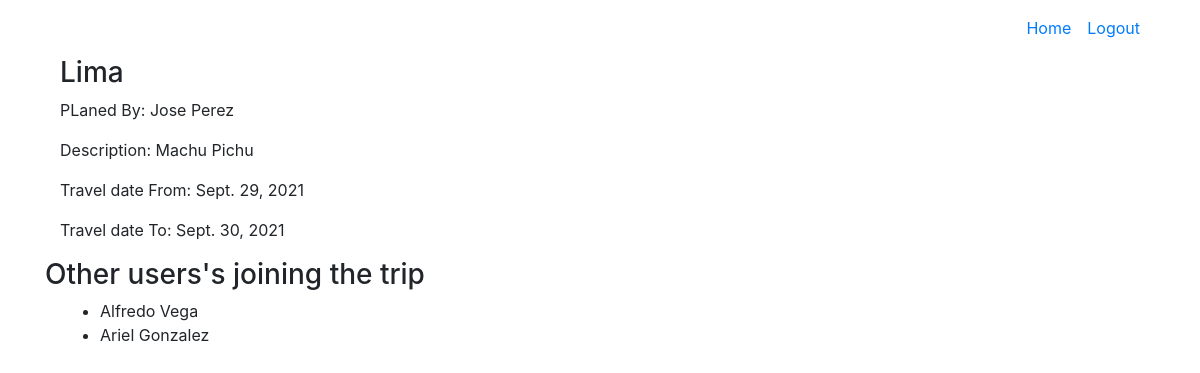
/travels/destination/1, run on an earlier commit of the app's database.
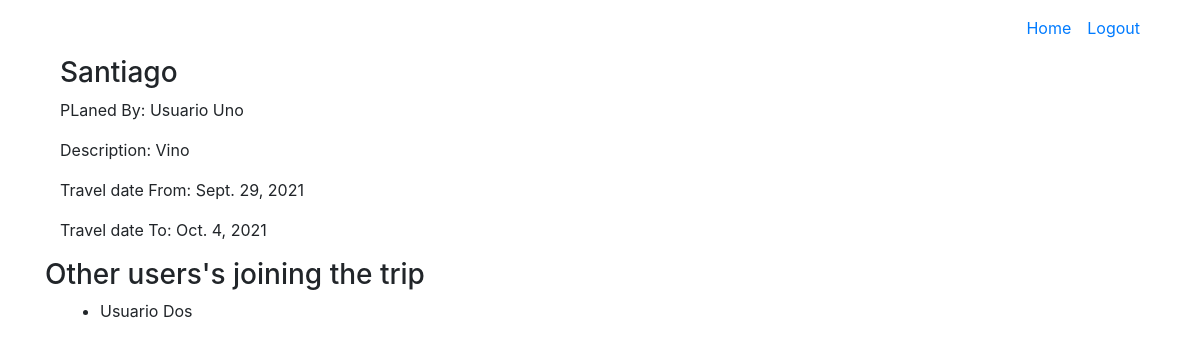
And on a later commit of the database.
### travels/models.py (models this page shows)
class Trip(models.Model):
    creator = models.ForeignKey(User, related_name="creator", on_delete=models.CASCADE)
    destination = models.CharField(max_length=40)
    description = models.CharField(max_length=200, default="")
    start_date = models.DateField()
    end_date = models.DateField()
    joined_user = models.ManyToManyField(User, related_name="join_users", blank=True, null=True)
    created_at = models.DateTimeField(auto_now_add=True)
    updated_at = models.DateTimeField(auto_now=True)
    objects = TripManager()

class User(models.Model):
    name = models.CharField(max_length=40)
    username = models.CharField(max_length=40)
    password = models.CharField(max_length=255)
    created_at = models.DateTimeField(auto_now_add=True)
    updated_at = models.DateTimeField(auto_now=True)
    objects = UserManager()

### travels/views.py (the view)
# urls.py: path('travels/destination/<int:id>',views.destination_id,name='destination_id'),
def destination_id(request,id):
    trip=Trip.objects.get(id=id)
    context={
        'trip':trip,
    }
    return render(request, 'destination.html',context)

### travels/templates/destination.html (shortened to what this page needs)
{% extends 'base.html' %}
{% block info %}
    <div class="container">
        <div class="my-3">
            <div class="text-right">
                <a class="mr-3" href="{% url 'home' %}">Home</a><a href="{% url 'logout' %}">Logout</a>
            </div>
        </div>
        <div>
            <div class="row">
                <div class="col-xl-7 col-lg-8 col-md-9 col-11">
                    <h3>{{trip.destination}}</h3>
                    <p>PLaned By: {{trip.creator.name}}</p>
                    <p>Description: {{trip.description}}</p>
                    <p>Travel date From: {{trip.start_date}}</p>
                    <p>Travel date To: {{trip.end_date}}</p>
                </div>
            </div>
            <div class="row">
                <h3>Other users's joining the trip</h3>
            </div>
            <div>
                <ul>
                {% for user in trip.joined_user.all %}
                    {% if user.name != trip.creator.name%}
                        <li>{{user.name}}</li>
                    {% endif %}
                {% endfor %}
                </ul>
            </div>
        </div>
    </div>
{% endblock %}

What changed in the data, as far as the page shows it:
removed User: name "Alfredo Vega"
removed User: name "Ariel Gonzalez"
changed Trip: destination "Lima" → "Santiago"; creator.name "Jose Perez" → "Usuario Uno"; description "Machu Pichu" → "Vino"; end_date "Sept. 30, 2021" → "Oct. 4, 2021"
added User: name "Usuario Dos"
